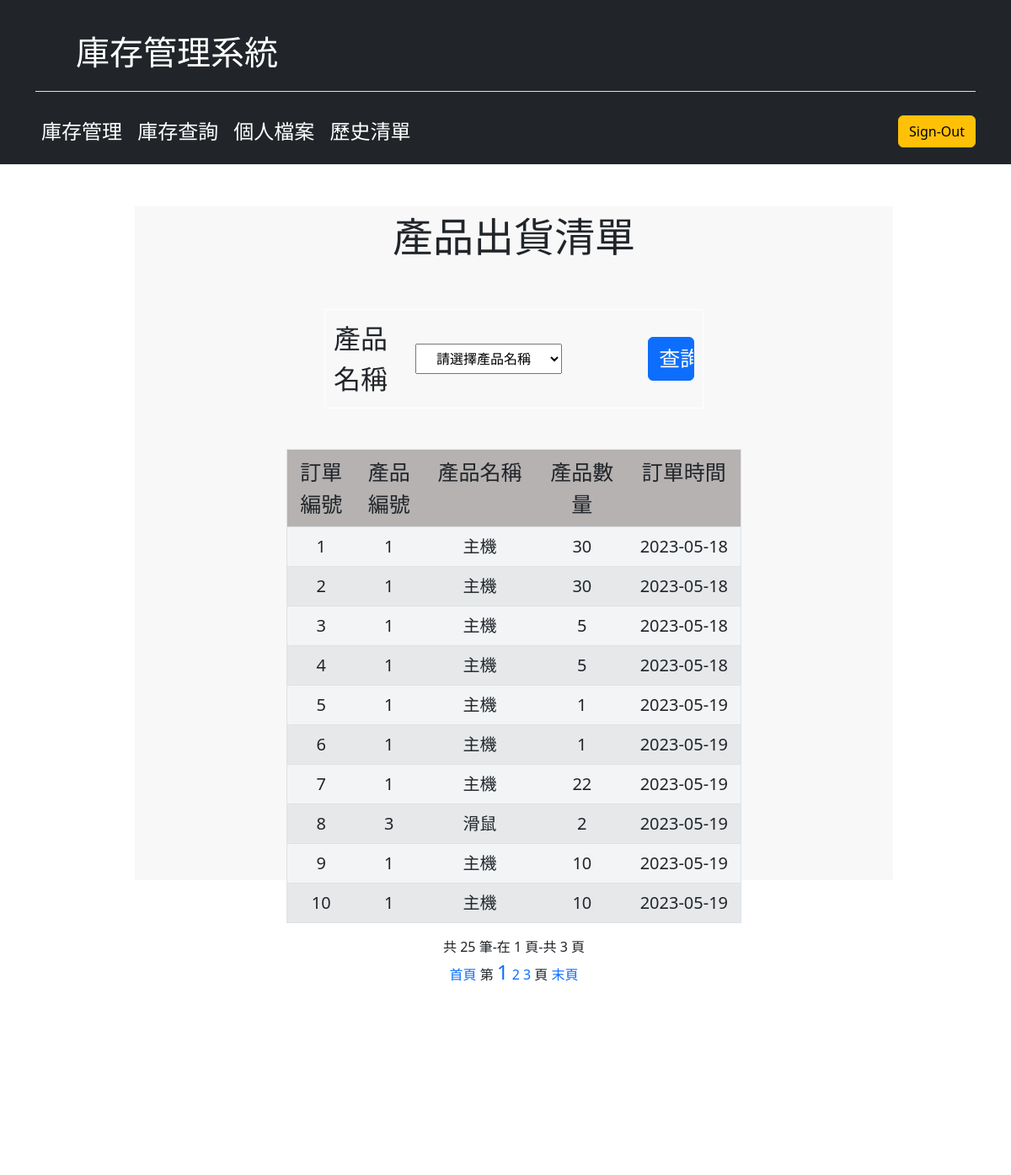
/record/soldrecord.php, run on the app's committed database.
### tables this page shows
CREATE TABLE `soldrecord` (
  `sold_id` int(11) NOT NULL,
  `product_id` int(11) NOT NULL,
  `sold_num` int(11) NOT NULL,
  `sold_date` date NOT NULL
);

CREATE TABLE `product` (
  `product_id` int(11) NOT NULL,
  `p_name` varchar(100) NOT NULL,
  `p_descrp` varchar(200) NOT NULL,
  `p_stock` int(11) NOT NULL
);

### record/soldrecord.php (the view, shortened to what this page needs)
<?php
include("../conn.php");
?>
<!DOCTYPE html>
<html lang="en">
<head>
  <link rel="stylesheet" href="../all.css">
</head>
<link href="../assets/dist/css/bootstrap.min.css" rel="stylesheet">
<body>
  <header class="p-3 text-bg-dark">
    <div class="container">
      <header class="d-flex flex-wrap justify-content-center py-3 mb-4 border-bottom">
        <a class="d-flex align-items-center mb-3 mb-md-0 me-md-auto link-body-emphasis text-decoration-none">
          <svg class="bi me-2" width="40" height="32">
            <use xlink:href="#bootstrap" />
          </svg>
          <span class="fs-1 " style="color:white">庫存管理系統</span>
        </a>
      </header>
    </div>
    <div class="container">
      <div class="d-flex flex-wrap align-items-center justify-content-center justify-content-lg-start row">
        <div class="col-sm-8">
          <div class="subject" onmouseover="switchMenu( this, 'subch', 'MouseOver' )" onmouseout="hideMenu()">
            <font size="5">庫存管理</font>
          </div>
          <div class="subject"><a href="../search/chose.php?sid=<?php echo $_SESSION["ID"] ?>" style="color:#FFFFFF; text-decoration:none;">
              <font size="5">庫存查詢</font>
            </a></div>
          <div class="subject"><a href="../default.php?sid=<?php echo $_SESSION["ID"] ?>" style="color:#FFFFFF; text-decoration:none;">
              <font size="5">個人檔案</font>
            </a></div>
          <div class="subject" onmouseover="switchMenu( this, 'subch_2', 'MouseOver' )" onmouseout="hideMenu()">
            <font size="5">歷史清單</font>
          </div>
        </div>
        <div class="col-sm-4">
          <div class="text-end">
            <div class="subject">
            </div>
            <div class="btn btn-warning"><a href="../system/logout.php" style="color:#000000; text-decoration:none;">Sign-Out</a></div>
          </div>
        </div>
      </div>
    </div>
  </header>
  <div class="content" align='center'>
    <div class="main">
      <div>
        <font size="10">產品出貨清單</font>
      </div>
      <div class="pform">
        <table cellpadding=10 style="border-collapse:collapse; width:50%; height:auto;table-layout:fixed;" align="center">
          <form action="./sold_filter.php?sid=<?php echo $_SESSION["ID"] ?>" method="post" align="center" style="line-height: 10px;">
            <tr>
              <td>
                <font size="6">產品名稱</font>
              </td>
              <td colspan="2"><select name="p_id" id="p_id">
                  <option value="none" selected disabled hidden>請選擇產品名稱</option>
                </select></td>
              <td width="35%">
                <div id="right"><input type="submit" value="查詢" id="btn2" class="btn btn-primary"></div>
              </td>
            </tr>
          </form>
        </table><br /><br />
        <?php
        $SQL = "SELECT * FROM soldrecord S, product P WHERE S.product_id=P.product_id";
        echo "<table class='table table-striped table table-hover' style='width:60%; height:auto;' align='center'>";
        echo "<tr class='color1' style='height:10px'>
                    <td style='width:15%;' align='center'>訂單編號</td>
                    <td style='width:15%;' align='center'>產品編號</td>
                    <td style='width:25%;' align='center'>產品名稱</td>
                    <td style='width:20%;' align='center'>產品數量</td>
                    <td style='width:25%;' align='center'>訂單時間</td>
                    </tr>";
        if ($result = mysqli_query($link, $SQL)) {
          $data_nums = mysqli_num_rows($result);
          $per = 10;
          $pages = ceil($data_nums / $per);
          if (!isset($_GET["page"])) {
            $page = 1;
          } else {
            $page = intval($_GET["page"]);
          }
          $start = ($page - 1) * $per;
          $result = mysqli_query($link, $SQL . ' LIMIT ' . $start . ', ' . $per) or die("Error");
          while ($row = mysqli_fetch_assoc($result)) {
            echo "<tr class='color3' style='height:10px'>
                                <td align='center'>" . $row["sold_id"] . "</td>
                                <td align='center'>" . $row["product_id"] . "</td>
                                <td align='center'>" . $row["p_name"] . "</td>
                                <td align='center'>" . $row["sold_num"] . "</td>
                                <td align='center'>" . $row["sold_date"] . "</td></tr>";
          }
        }
        echo "</table>";
        ?>
        <?php
        echo '共 ' . $data_nums . ' 筆-在 ' . $page . ' 頁-共 ' . $pages . ' 頁';
        echo "<br /><a href=?page=1 style='text-decoration:none;'>首頁</a> ";
        echo "第 ";
        for ($i = 1; $i <= $pages; $i++) {
          if ($page - 3 < $i && $i < $page + 3) {
            if ($i == $page) {
              echo "<a href=?page=" . $i . " style='text-decoration:none;'><font size='5'>" . $i . "</font></a> ";
            } else {
              echo "<a href=?page=" . $i . " style='text-decoration:none;'>" . $i . "</a> ";
            }
          }
        }
        echo " 頁 <a href=?page=" . $pages . " style='text-decoration:none;'>末頁</a><br /><br />";
        ?>
      </div>
    </div>
    <div class="adition" style="background-color:white;">
    </div>
  </div>
</body>
</html>

### all.css (style rules this page uses)
body { font-family: PingFangSC-Regular, Verdana, Arial, 微软雅黑, 宋体; font-size: 18px; }
a { text-decoration: none; color: #FFFFFF; }
input, textarea, select { font-family:inherit; }
#left,#right { width:auto; height:25px; }
#right { text-align: right; width: 40%; height: auto; float: right; display: flex; justify-content: center; align-items: center; }
a { text-decoration: none; }
.content { width: auto; height: 800px; background-color: white; float: center; }
.main { width: 75%; height: 100%; background-color: rgb(248,248,248); float: center; margin-top: 50px; margin-bottom: 50px; margin-right: 30px; margin-left: 50px; }
.adition { width: 18%; height: 250px; background-color: rgb(248,248,248); margin-top: 50px; float: left; }
.subject { color:#FFFFFF; cursor:pointer; display:inline-block; padding:5px; margin:0px; width: 110px; height: auto; text-align:center; }
table { width: 100%; height: 100%; border-collapse:collapse; }
table,th,td { border:1px solid white; }
.color1 { background-color:#c0bbbb; color: white; text-align: center; font-size: 25px; }
.color3 { background-color:#f2f4f6; font-size: 20px; }
.pform { width: 100%; height: 500px; float: center; margin-top: 50px; margin-right: 50px; margin-left: 50x; }
select,input { font-size: 15px; padding:5px; width:100%; text-align: center; text-align-last: center; }
#btn2 { font-size: 25px; }

### record/soldrecord.php (style rules this page uses)
.bi { vertical-align: -.125em; fill: currentColor; }

### data on the page
soldrecord: sold_id "1", product.product_id "1", product.p_name "主機", sold_num "30", sold_date "2023-05-18"
soldrecord: sold_id "2", product.product_id "1", product.p_name "主機", sold_num "30", sold_date "2023-05-18"
soldrecord: sold_id "3", product.product_id "1", product.p_name "主機", sold_num "5", sold_date "2023-05-18"
soldrecord: sold_id "4", product.product_id "1", product.p_name "主機", sold_num "5", sold_date "2023-05-18"
soldrecord: sold_id "5", product.product_id "1", product.p_name "主機", sold_num "1", sold_date "2023-05-19"
soldrecord: sold_id "6", product.product_id "1", product.p_name "主機", sold_num "1", sold_date "2023-05-19"
soldrecord: sold_id "7", product.product_id "1", product.p_name "主機", sold_num "22", sold_date "2023-05-19"
soldrecord: sold_id "8", product.product_id "3", product.p_name "滑鼠", sold_num "2", sold_date "2023-05-19"
soldrecord: sold_id "9", product.product_id "1", product.p_name "主機", sold_num "10", sold_date "2023-05-19"
soldrecord: sold_id "10", product.product_id "1", product.p_name "主機", sold_num "10", sold_date "2023-05-19"

### other printed values
$data_nums "25"
$page "1"
$pages "3"
